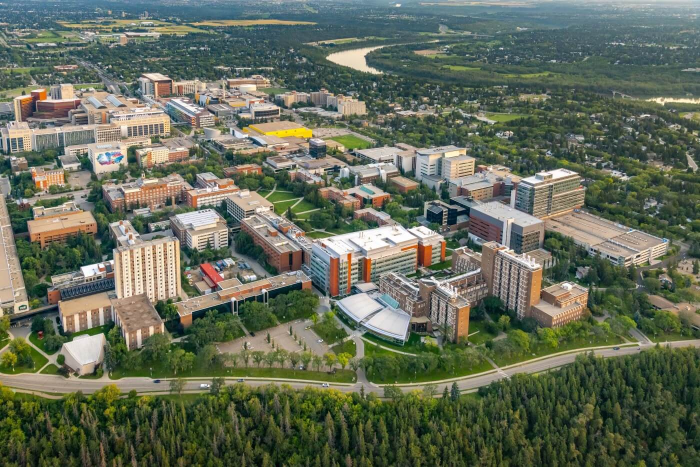
#> input picture images/ualberta.jpeg, 1400 x 934 px, found by its file name (shown at 1/2 size)
$ python split-channels.py
#> lines starting #> are read from the running program, lines starting #| are printed output that depends on the picture
import cv2
import numpy as np
import matplotlib.pyplot as plt

Img_alberta = cv2.imread('./images/ualberta.jpeg')
#> Img_alberta is the input picture: shape (934, 1400, 3); mean B, G, R 90.2, 108.3, 101.1
Img_alberta = cv2.pyrDown(Img_alberta)
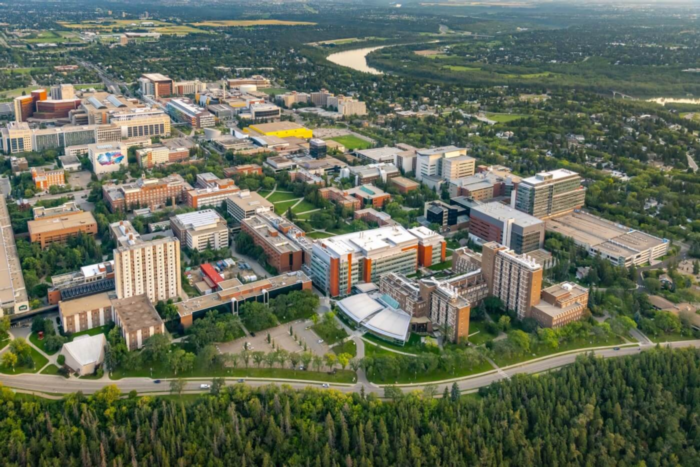
#> Img_alberta: shape (467, 700, 3); mean B, G, R 90.3, 108.4, 101.1
B, G, R =cv2.split(Img_alberta)
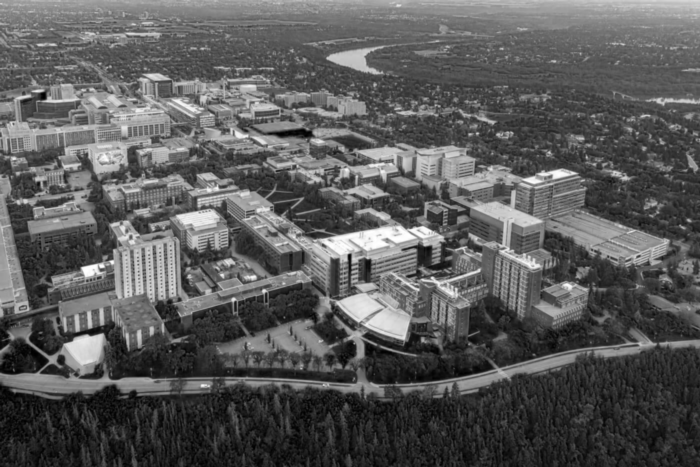
#> B: shape (467, 700); min 0, max 255, mean 90.3
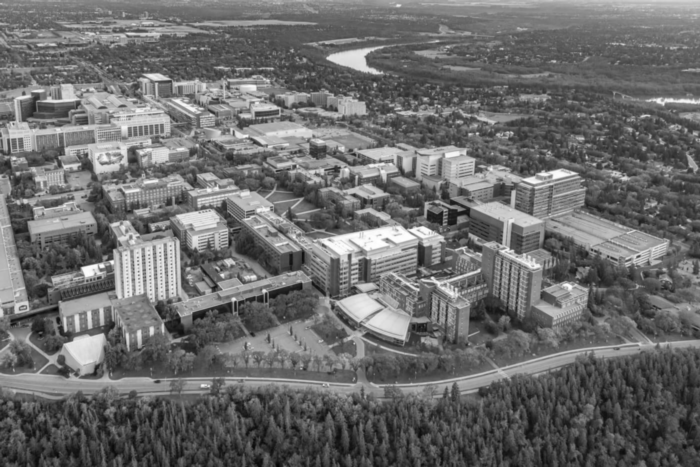
#> G: shape (467, 700); min 2, max 255, mean 108.4
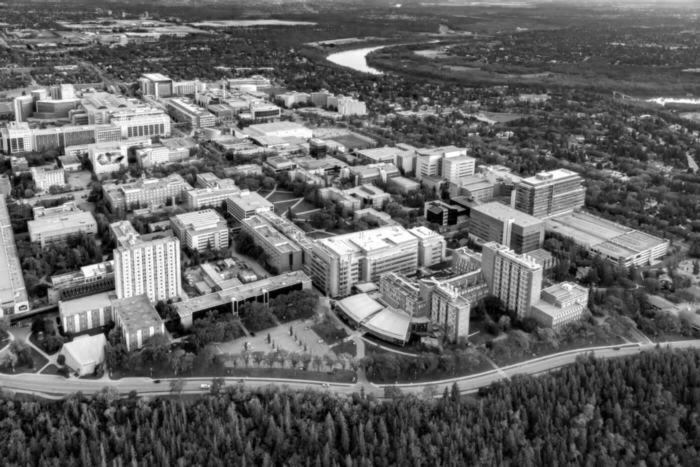
#> R: shape (467, 700); min 0, max 255, mean 101.1
plt.figure(figsize=[15,10])
plt.subplot(221);plt.imshow(B, cmap = 'gray');plt.title('Blue Channel');
plt.subplot(222);plt.imshow(G, cmap = 'gray');plt.title('Green Channel');
plt.subplot(223);plt.imshow(R, cmap = 'gray');plt.title('Red Channel');
plt.subplot(224);plt.imshow(Img_alberta[:,:,::-1]);plt.title('All Channels');
plt.show()
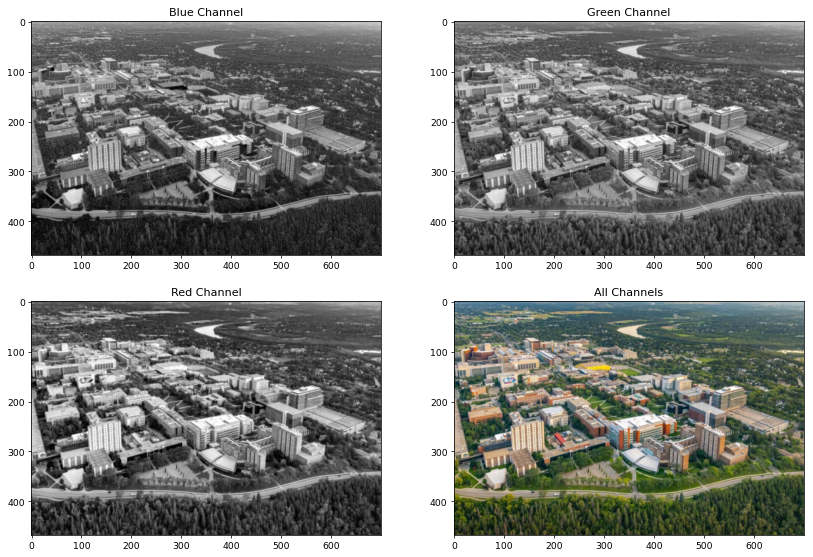
#> figure drawn by matplotlib, 4 panels
